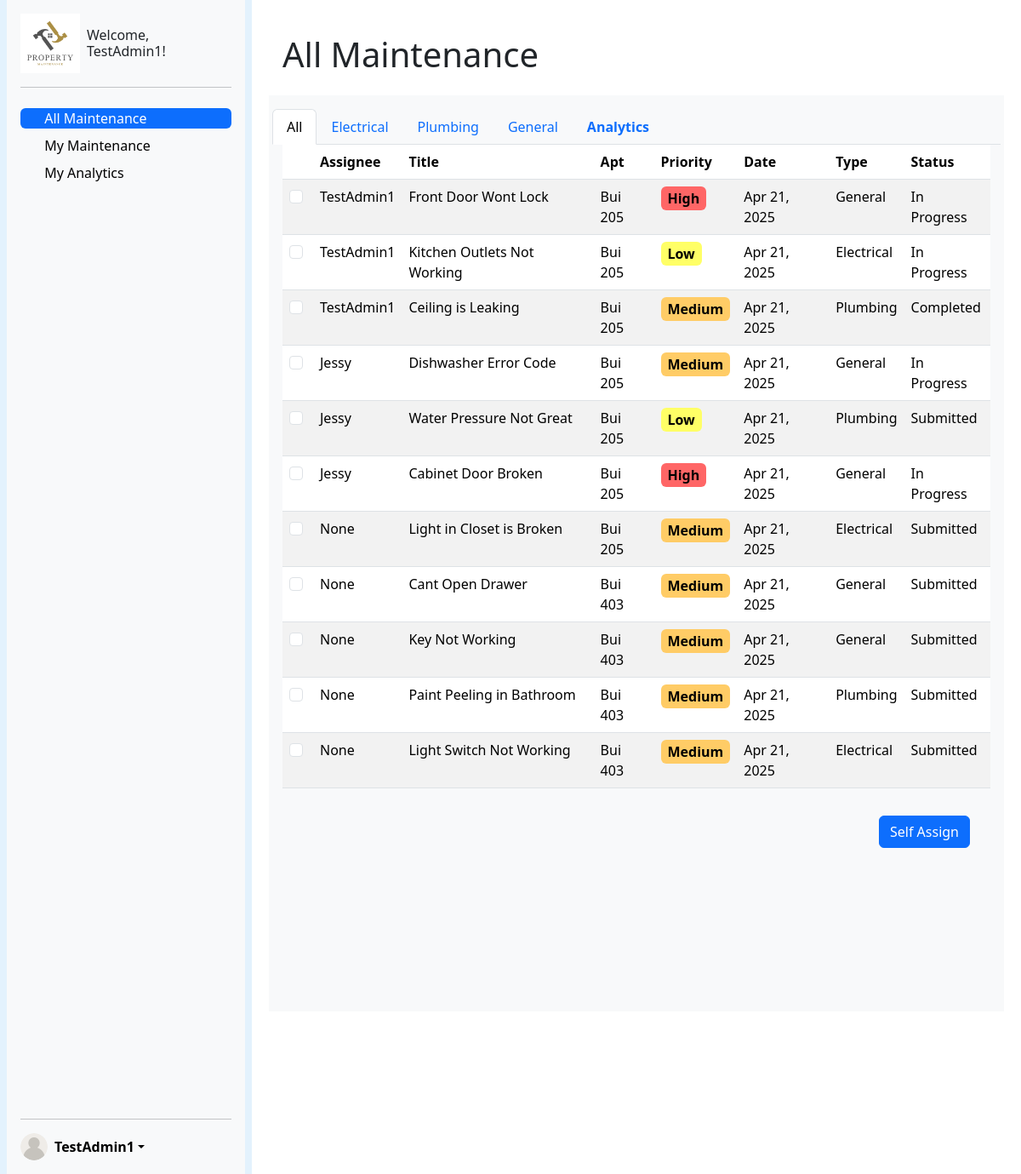
Page /admin-dashboard/ (signed in) on the committed database.
### ticketsystem/models.py (models this page shows, shortened)
class Ticket(models.Model):
    title = models.CharField(max_length=200)
    description = models.TextField()
    CATEGORY_CHOICES = [
        ('electrical', 'Electrical'),
        ('plumbing', 'Plumbing'),
        ('general', 'General'),
    ]
    category = models.CharField(max_length=20, choices=CATEGORY_CHOICES)
    STATUS_CHOICES = [
        ('submitted', 'Submitted'),
        ('in_progress', 'In Progress'),
        ('completed', 'Completed'),
    ]
    status = models.CharField(max_length=20, choices=STATUS_CHOICES, default='submitted')
    PRIORITY_CHOICES = [
        ('low', 'Low'),
        ('medium', 'Medium'),
        ('high', 'High'),
    ]
    priority = models.CharField(max_length=10, choices=PRIORITY_CHOICES, default='medium')
    created_date = models.DateTimeField(auto_now_add=True)
    updated_date = models.DateTimeField(auto_now=True)
    completed_date = models.DateTimeField(null=True, blank=True) # based on status
    image = models.ImageField(upload_to='ticket_images/', null=True, blank=True)
    submitter = models.ForeignKey(settings.AUTH_USER_MODEL, on_delete=models.CASCADE, related_name='submitted_tickets')
    assigned_admin = models.ForeignKey(settings.AUTH_USER_MODEL, on_delete=models.SET_NULL, null=True, blank=True, related_name='assigned_tickets')

class UserProfile(models.Model):
    user = models.OneToOneField(User, on_delete=models.CASCADE)
    ROLE_CHOICES = [
        ('tenant', 'Tenant'),
        ('admin', 'Admin'),
    ]
    role = models.CharField(max_length=10, choices=ROLE_CHOICES, default='tenant')
    building_name = models.CharField(max_length=100, blank=True, null=True)
    apartment_number = models.CharField(max_length=10, blank=True, null=True)
    employee_id = models.CharField(max_length=100, blank=True, null=True)

### ticketsystem/views.py (the view)
# urls.py: path('admin-dashboard/', admin_dashboard, name='admin_dashboard'),
@login_required(login_url="/")
def admin_dashboard(request):
    userProfile = UserProfile.objects.get(user=request.user)
    if userProfile.role == "tenant":
        return redirect('tenant_dashboard')
    if request.method == 'POST':
        selected_checkboxes = request.POST.getlist('my_checkboxes[]')
        for selected_id in selected_checkboxes:
            ticket = Ticket.objects.get(id=selected_id)
            ticket.assigned_admin = request.user
            ticket.save()
    tickets = Ticket.objects.all()
    total_tickets = tickets.count()
    submitted = tickets.filter(status='submitted').count()
    in_progress = tickets.filter(status='in_progress').count()
    completed = tickets.filter(status='completed').count()
    high_priority = tickets.filter(priority='high').count()
    by_category = tickets.values('category').annotate(count=Count('id'))
    by_priority = tickets.values('priority').annotate(count=Count('id'))
    today = timezone.now().date()
    last_7_days = [
        {
            'date': (today - timedelta(days=i)).strftime('%b %d'),
            'count': tickets.filter(created_date__date=(today - timedelta(days=i))).count()
        }
        for i in range(6, -1, -1)
    ]
    context = {
        'user': request.user,
        'tickets': tickets,
        'total_tickets': total_tickets,
        'submitted': submitted,
        'in_progress': in_progress,
        'completed': completed,
        'high_priority': high_priority,
        'by_category': list(by_category),
        'by_priority': list(by_priority),
        'last_7_days': last_7_days,
    }
    return render(request, 'admin_dashboard.html', context)

### ticketsystem/templates/admin_dashboard.html (shortened to what this page needs)
{% load static %}
<!DOCTYPE html>
<html>
<head>
    {% load bootstrap5 %}
    {% bootstrap_css %}
    <link rel="stylesheet" href="{% static 'priority.css' %}">
</head>
<body>
    <div class="container-fluid">
        <div class="row flex-nowrap">
            <div class="col-auto px-sm-2 px-0" style="background-color: #e3f2fd; ">
                <div class="d-flex flex-column flex-shrink-0 p-3 bg-body-tertiary min-vh-100" style="width: 280px;">
                    <div class="d-flex align-items-center mb-3 mb-md-0 me-md-auto text-decoration" style="max-width:270px;">
                        <img src="../../media/logo_light.png" class="bi pe-none me-2" style="max-width:70px;" alt="Property Maintenance">
                        <span class="navbar-brand mb-0 h1 text-wrap">Welcome, {{ user.username|capfirst }}!</span>
                    </div>
                    <hr>
                    <ul class="nav nav-pills flex-column mb-auto">
                        <li class="nav-item mt-2 rounded">
                            <a href="{% url 'admin_dashboard' %}" class="nav-link list-group-item list-group-item-action active" aria-current="page">
                                <svg class="bi pe-none me-2" width="16" height="16"><use xlink:href="#home"></use></svg>
                                All Maintenance
                            </a>
                        </li>
                        <li class="nav-item mt-2 t-2 rounded">
                            <a href="{% url 'admin_my_maintenance' %}" class="nav-link list-group-item list-group-item-action link-body-emphasis">
                                <svg class="bi pe-none me-2" width="16" height="16"><use xlink:href="#speedometer2"></use></svg>
                                My Maintenance
                            </a>
                        </li>
                        <li class="nav-item mt-2 t-2 rounded">
                            <a href="{% url 'admin_my_analytics' %}" class="nav-link list-group-item list-group-item-action link-body-emphasis">
                                <svg class="bi pe-none me-2" width="16" height="16">
                                    <use xlink:href="#bar-chart"></use>
                                </svg>
                                My Analytics
                            </a>
                        </li>
                    </ul>
                    <hr>
                    <div class="dropdown">
                    <a class="d-flex align-items-center link-body-emphasis text-decoration-none dropdown-toggle" data-bs-toggle="dropdown" aria-expanded="false">
                        <img src="../../media/user_icon.png" alt="" width="32" height="32" class="rounded-circle me-2">
                        <strong>{{ user.username|capfirst }}</strong>
                    </a>
                    </div>
                </div>
            </div>
            <div class="col py-3 overflow-hidden" style="height: 100vh;">
                <h1 class="m-4">All Maintenance</h1>
                <div class="col m-2 p-3 justify-content-center bg-light" style="height: 78vh;">
                    <div class="row">
                        <ul class="nav nav-tabs" id="myTab" role="tablist">
                            <li class="nav-item" role="presentation">
                                <a class="nav-link active filter-tab"id="all-tab" data-bs-toggle="tab" data-bs-target="#all" role="tab" aria-controls="all" aria-selected="true">All</a>
                            </li>
                            <li class="nav-item filter-tab" role="presentation">
                                <a class="nav-link" data-filter="electrical" id="electrical-tab" data-bs-toggle="tab" data-bs-target="#electrical" role="tab" aria-controls="electrical" aria-selected="false">Electrical</a>
                            </li>
                            <li class="nav-item filter-tab" role="presentation">
                                <a class="nav-link" data-filter="plumbing" id="plumbing-tab" data-bs-toggle="tab" data-bs-target="#plumbing" role="tab" aria-controls="plumbing" aria-selected="false">Plumbing</a>
                            </li>
                            <li class="nav-item filter-tab" role="presentation">
                                <a class="nav-link" data-filter="general" id="general-tab" data-bs-toggle="tab" data-bs-target="#general" role="tab" aria-controls="general" aria-selected="false">General</a>
                            </li>
                            <li class="nav-item filter-tab" role="presentation">
                                <a class="nav-link" id="analytics-tab" data-bs-toggle="tab" data-bs-target="#analytics" role="tab" aria-controls="analytics" aria-selected="false"><strong>Analytics</strong></a>
                            </li>
                        </ul>
                    </div>
                    <div class="row tab-content" id="myTabContent">
                        <div class="tab-pane fade show active" id="all" role="tabpanel" aria-labelledby="all-tab">
                            <form method="POST" class="w-100" style="height: 55vh;">
                                <div class="w-100 h-100 d-inline-block table-responsive" >
                                    <table class="table table-striped overflow-auto">
                                        <thead>
                                        <tr>
                                            <th scope="col"></th>
                                            <th scope="col">Assignee</th>
                                            <th scope="col">Title</th>
                                            <th scope="col">Apt</th>
                                            <th scope="col">Priority</th>
                                            <th scope="col">Date</th>
                                            <th scope="col">Type</th>
                                            <th scope="col">Status</th>
                                        </tr>
                                        </thead>
                                        <tbody>
                                            {% for ticket in tickets %}
                                                <tr style="cursor: pointer;" onclick="handleRowClick(event, '{% url 'admin_ticket_page' id=ticket.id %}')">
                                                    <th scope="row"><input class="form-check-input me-1"  type="checkbox" name="my_checkboxes[]" value="{{ ticket.id }}" aria-label="checkbox"></th>
                                                    <td>{{ ticket.assigned_admin|capfirst }}</td>
                                                    <td>{{ ticket.title|capfirst }}</td>
                                                    <td>{{ ticket.submitter.userprofile.building_name|slice:3 }} {{ ticket.submitter.userprofile.apartment_number }}</td>
                                                    <td>
                                                        <span class="priority-box {% if ticket.priority == 'low' %}priority-low{% elif ticket.priority == 'medium' %}priority-medium{% elif ticket.priority == 'high' %}priority-high{% endif %}">
                                                            {{ ticket.priority|capfirst }}
                                                        </span>
                                                    </td>
                                                    <td>{{ ticket.created_date|date:"M d, Y" }}</td>
                                                    <td>{{ ticket.category|capfirst }}</td>
                                                    <td>{{ ticket.get_status_display }}</td>
                                                </tr>
                                            {% endfor %}
                                        </tbody>
                                    </table>
                                </div>
                                <div class="d-flex justify-content-end m-4">
                                    <button type="submit" class="btn btn-primary">Self Assign</button>
                                </div>
                            </form>
                        </div>
                    </div>
                </div>
            </div>
        </div>
    </div>
</body>
</html>

### ticketsystem/static/priority.css (style rules this page uses)
.priority-box { display: inline-block; padding: 2px 8px; border-radius: 6px; font-weight: bold; color: #000; }
.priority-low { background-color: #ffff66; }
.priority-medium { background-color: #ffcc66; }
.priority-high { background-color: #ff6666; }

### rows in the picture
Ticket: assigned_admin "TestAdmin1", title "Front Door Wont Lock", submitter.userprofile.building_name "Bui", submitter.userprofile.apartment_number "205", priority "High", created_date "Apr 21, 2025", category "General", status "In Progress"
Ticket: assigned_admin "TestAdmin1", title "Kitchen Outlets Not Working", submitter.userprofile.building_name "Bui", submitter.userprofile.apartment_number "205", priority "Low", created_date "Apr 21, 2025", category "Electrical", status "In Progress"
Ticket: assigned_admin "TestAdmin1", title "Ceiling is Leaking", submitter.userprofile.building_name "Bui", submitter.userprofile.apartment_number "205", priority "Medium", created_date "Apr 21, 2025", category "Plumbing", status "Completed"
Ticket: assigned_admin "Jessy", title "Dishwasher Error Code", submitter.userprofile.building_name "Bui", submitter.userprofile.apartment_number "205", priority "Medium", created_date "Apr 21, 2025", category "General", status "In Progress"
Ticket: assigned_admin "Jessy", title "Water Pressure Not Great", submitter.userprofile.building_name "Bui", submitter.userprofile.apartment_number "205", priority "Low", created_date "Apr 21, 2025", category "Plumbing", status "Submitted"
Ticket: assigned_admin "Jessy", title "Cabinet Door Broken", submitter.userprofile.building_name "Bui", submitter.userprofile.apartment_number "205", priority "High", created_date "Apr 21, 2025", category "General", status "In Progress"
Ticket: assigned_admin "None", title "Light in Closet is Broken", submitter.userprofile.building_name "Bui", submitter.userprofile.apartment_number "205", priority "Medium", created_date "Apr 21, 2025", category "Electrical", status "Submitted"
Ticket: assigned_admin "None", title "Cant Open Drawer", submitter.userprofile.building_name "Bui", submitter.userprofile.apartment_number "403", priority "Medium", created_date "Apr 21, 2025", category "General", status "Submitted"
Ticket: assigned_admin "None", title "Key Not Working", submitter.userprofile.building_name "Bui", submitter.userprofile.apartment_number "403", priority "Medium", created_date "Apr 21, 2025", category "General", status "Submitted"
Ticket: assigned_admin "None", title "Paint Peeling in Bathroom", submitter.userprofile.building_name "Bui", submitter.userprofile.apartment_number "403", priority "Medium", created_date "Apr 21, 2025", category "Plumbing", status "Submitted"
Ticket: assigned_admin "None", title "Light Switch Not Working", submitter.userprofile.building_name "Bui", submitter.userprofile.apartment_number "403", priority "Medium", created_date "Apr 21, 2025", category "Electrical", status "Submitted"

### other values in the picture
{{ user.username|capfirst }} "TestAdmin1"
